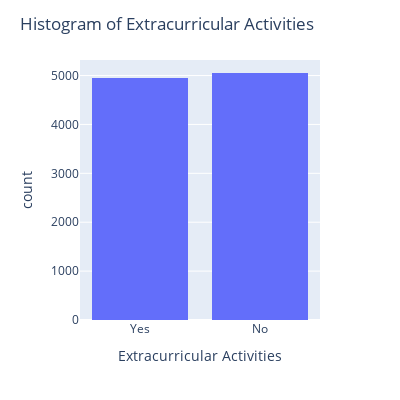

This figure's notebook cell:
### Code cell
fig = px.histogram(df, x='Extracurricular Activities', nbins=2)
fig.update_layout(title='Histogram of Extracurricular Activities')

fig.update_layout(width=400, height=400)

fig.show()

### Figure 1 — Plotly figure (JSON) as saved in the notebook; plotly's stock layout.template omitted (floating-point values rounded to 4 significant figures; data arrays with more than 128 entries replaced by an {"elided": "..."} marker saying what was removed)
{"data": [{"alignmentgroup": "True", "bingroup": "x", "hovertemplate": "Extracurricular Activities=%{x}<br>count=%{y}<extra></extra>", "legendgroup": "", "marker": {"color": "#636efa", "pattern": {"shape": ""}}, "name": "", "nbinsx": 2, "offsetgroup": "", "orientation": "v", "showlegend": false, "type": "histogram", "x": {"elided": "10000 str values"}, "xaxis": "x", "yaxis": "y"}], "layout": {"barmode": "relative", "height": 400, "legend": {"tracegroupgap": 0}, "margin": {"t": 60}, "title": {"text": "Histogram of Extracurricular Activities"}, "width": 400, "xaxis": {"anchor": "y", "domain": [0, 1], "title": {"text": "Extracurricular Activities"}}, "yaxis": {"anchor": "x", "domain": [0, 1], "title": {"text": "count"}}}}
